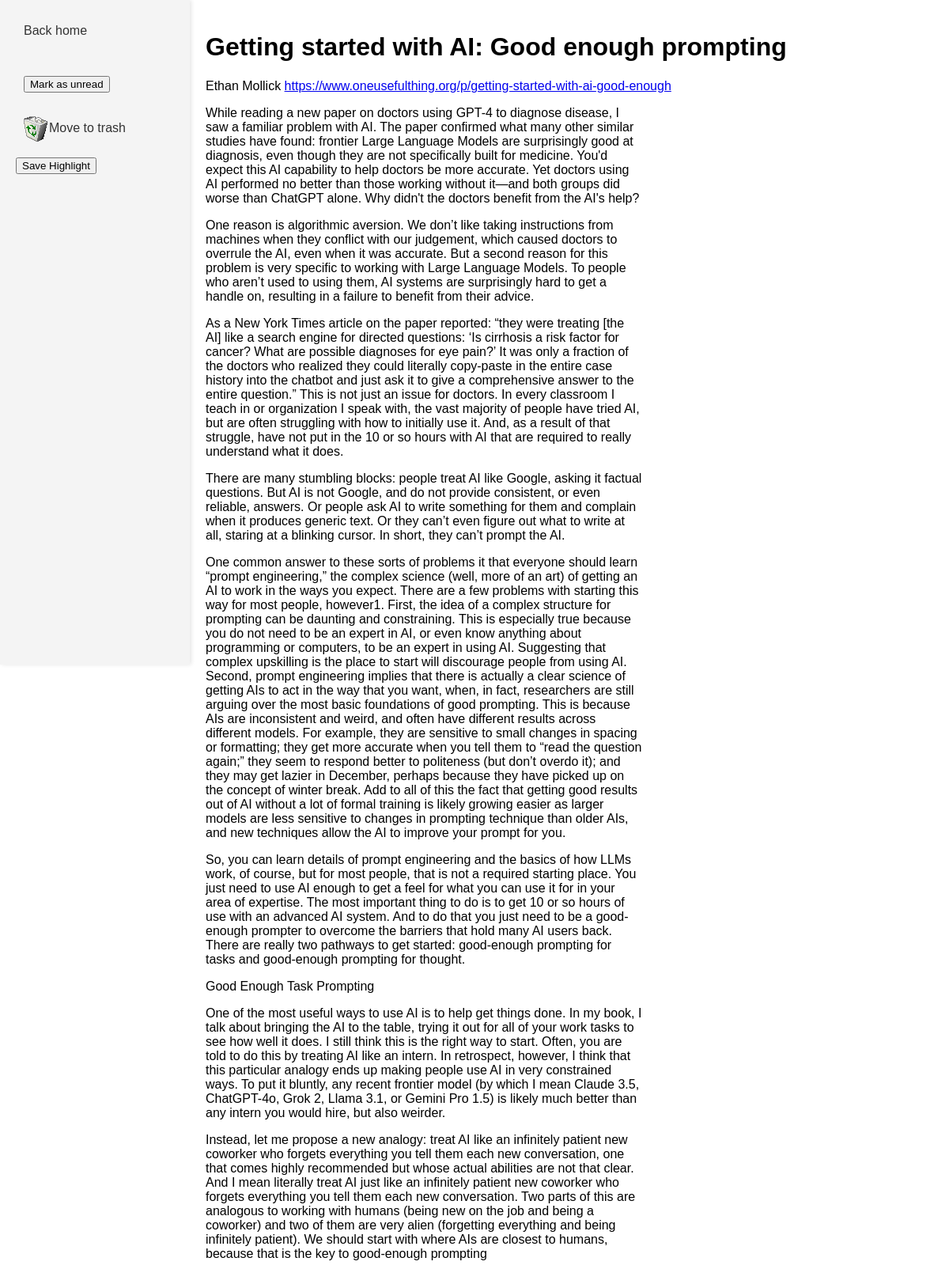
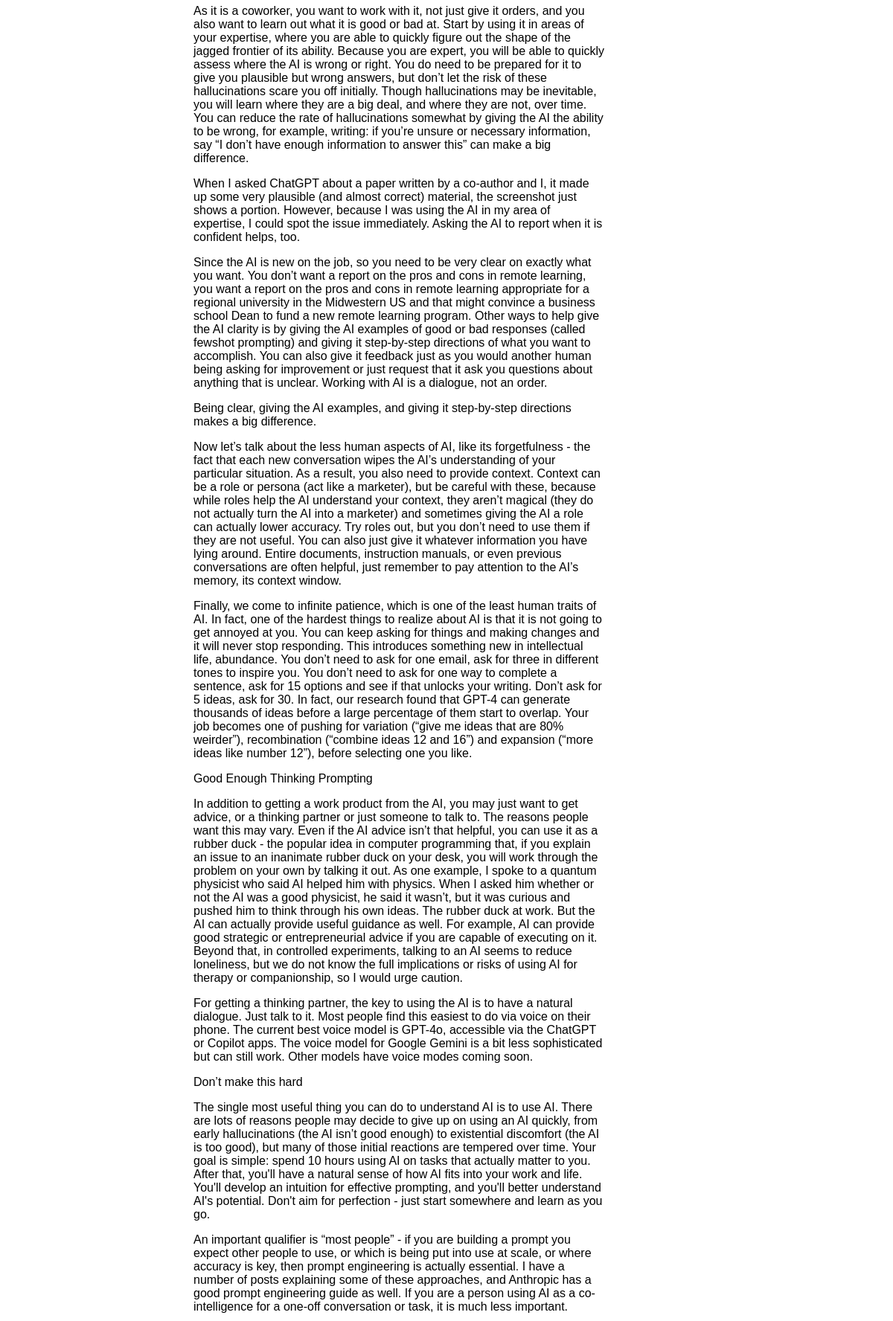
The app's page /polls/article/94/ (upper part) with its own data (2 pictures, top to bottom).
### polls/models.py (models this page shows, shortened)
class Text(models.Model):
    id = models.IntegerField("id", primary_key=True)
    link = models.CharField(max_length=200, unique=True)
    publication_date = models.DateTimeField("date published")
    author = models.CharField(max_length=100)
    title = models.CharField(max_length=200)
    summary = models.TextField()
    content = models.TextField()
    source = models.CharField(max_length=100, default="")
    read = models.BooleanField(default=False)
    deleted = models.BooleanField(default=False)
    read_date = models.DateTimeField(null=True, blank=True)

### polls/views.py (the view)
# urls.py: path("article/<int:text_id>/", views.detail, name="detail"),
def detail(request, text_id):
    try:
        text = Text.objects.get(pk=text_id)
    except Text.DoesNotExist:
        raise Http404("Text does not exist")
    return render(request, "polls/detail.html", {"text": text})

### polls/templates/polls/detail.html (shortened to what this page needs)
{% load static %}
<link rel="stylesheet" href="{% static 'polls/style.css' %}">
<div class="menu-bar">
    <a href="{% url 'index' %}">Back home</a>
    <br/>
    {% if not text.read %}
    <a href="{% url 'read' text.id %}">
        <button>Mark as read</button>
    </a>
    {% else %}
    <a href="{% url 'read' text.id %}">
        <button>Mark as unread</button>
    </a>
    {% endif %}
    {% if not text.deleted %}
    <span><a href="{% url 'deleted' text.id %}"><img src="{% static 'polls/bin.png' %}" /><span>Move to trash</span></a></span>
    {% else %}
    <span><a href="{% url 'deleted' text.id %}"><img src="{% static 'polls/bin.png' %}" /><span>Remove from trash</span></a></span>
    {% endif %}
    <button id="save-highlight-btn" type="button">Save Highlight</button>
</div>
<div class="content">
<h1>{{ text.title }}</h1>
{{ text.author }}
<a href={{text.link}}>{{text.link}}</a>
<div class="article">
{{ text.content | safe}}
</div>
</div>

### polls/static/polls/style.css (style rules this page uses)
body { font-family: 'Lucida Sans', 'Lucida Sans Regular', 'Lucida Grande', 'Lucida Sans Unicode', Geneva, Verdana, sans-serif; }
.article { width: 60%; }
body { display: flex; font-family: Arial, sans-serif; margin: 0; padding: 0; }
.menu-bar { position: fixed; width: 200px; background-color: #f4f4f4; padding: 20px; height: 100vh; box-shadow: 2px 0 5px rgba(0, 0, 0, 0.1); overflow-y: auto; }
.menu-bar a { display: block; text-decoration: none; color: #333; padding: 10px; margin-bottom: 10px; border-radius: 5px; transition: background-color 0.3s; }
.content { flex: 1; padding: 20px; margin-left: 240px; width: 60%; }
span { display: inline-flex; align-items: center; }
span img { vertical-align: middle; display: inline-block; }

### records on screen
Text: title "Getting started with AI: Good enough prompting", author "Ethan Mollick", link "https://www.oneusefulthing.org/p/getting-started-with-ai-good-enough", content "While reading a new paper on doctors using GPT-4 to diagnose disease, I saw a familiar problem with AI. The paper confirmed what many other similar studies have found: frontier Large Language Models are surprisingly good at diagnosis, even though they are not specifically built for medicine. You'd expect this AI capability to help doctors be more accurate. Yet doctors using AI performed no better than those working without it—and both groups did worse than ChatGPT alone. Why didn't the doctors benefit from the AI's help? One reason is algorithmic aversion. We don’t like taking instructions from machines when they conflict with our judgement, which caused doctors to overrule the AI, even…"
